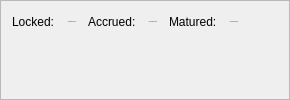
    <widget class="QFrame" name="frame_3">
     <property name="frameShape">
      <enum>QFrame::StyledPanel</enum>
     </property>
     <property name="frameShadow">
      <enum>QFrame::Raised</enum>
     </property>
     <layout class="QVBoxLayout" name="verticalLayout_5">
      <property name="spacing">
       <number>6</number>
      </property>
      <property name="sizeConstraint">
       <enum>QLayout::SetDefaultConstraint</enum>
      </property>
      <item>
       <layout class="QGridLayout" name="gridLayout_2" rowstretch="0,0,0" columnstretch="0,0,0,0,0,0,0">
        <property name="spacing">
         <number>12</number>
        </property>
        <item row="0" column="6">
         <spacer name="horizontalSpacer_4">
          <property name="orientation">
           <enum>Qt::Horizontal</enum>
          </property>
          <property name="sizeHint" stdset="0">
           <size>
            <width>40</width>
            <height>20</height>
           </size>
          </property>
         </spacer>
        </item>
        <item row="0" column="4">
         <widget class="QLabel" name="labelMaturedText">
          <property name="text">
           <string>Matured:</string>
          </property>
         </widget>
        </item>
        <item row="0" column="5">
         <widget class="QLabel" name="labelMatured">
          <property name="font">
           <font>
            <pointsize>-1</pointsize>
           </font>
          </property>
          <property name="cursor">
           <cursorShape>IBeamCursor</cursorShape>
          </property>
          <property name="toolTip">
           <string>Your total balance of matured deposits that are currently not earning any interest.</string>
          </property>
          <property name="text">
           <string notr="true">0.000 000 00 TINC</string>
          </property>
          <property name="alignment">
           <set>Qt::AlignRight|Qt::AlignTrailing|Qt::AlignVCenter</set>
          </property>
          <property name="textInteractionFlags">
           <set>Qt::LinksAccessibleByMouse|Qt::TextSelectableByKeyboard|Qt::TextSelectableByMouse</set>
          </property>
         </widget>
        </item>
        <item row="0" column="0">
         <widget class="QLabel" name="labellockedtext">
          <property name="text">
           <string>Locked:</string>
          </property>
         </widget>
        </item>
        <item row="0" column="2">
         <widget class="QLabel" name="labelaccruedtext">
          <property name="text">
           <string>Accrued:</string>
          </property>
         </widget>
        </item>
        <item row="0" column="1">
         <widget class="QLabel" name="labellocked">
          <property name="font">
           <font>
            <pointsize>-1</pointsize>
           </font>
          </property>
          <property name="cursor">
           <cursorShape>IBeamCursor</cursorShape>
          </property>
          <property name="toolTip">
           <string>Your total locked/invested balance in term deposits.</string>
          </property>
          <property name="text">
           <string notr="true">0.000 000 00 TINC</string>
          </property>
          <property name="alignment">
           <set>Qt::AlignRight|Qt::AlignTrailing|Qt::AlignVCenter</set>
          </property>
          <property name="textInteractionFlags">
           <set>Qt::LinksAccessibleByMouse|Qt::TextSelectableByKeyboard|Qt::TextSelectableByMouse</set>
          </property>
         </widget>
        </item>
        <item row="0" column="3">
         <widget class="QLabel" name="labelaccrued">
          <property name="font">
           <font>
            <pointsize>-1</pointsize>
           </font>
          </property>
          <property name="cursor">
           <cursorShape>IBeamCursor</cursorShape>
          </property>
          <property name="toolTip">
           <string>Your total balance of accrued interests, that have not matured yet.</string>
          </property>
          <property name="text">
           <string notr="true">0.000 000 00 TINC</string>
          </property>
          <property name="alignment">
           <set>Qt::AlignRight|Qt::AlignTrailing|Qt::AlignVCenter</set>
          </property>
          <property name="textInteractionFlags">
           <set>Qt::LinksAccessibleByMouse|Qt::TextSelectableByKeyboard|Qt::TextSelectableByMouse</set>
          </property>
         </widget>
        </item>
        <item row="2" column="0">
         <spacer name="verticalSpacer_3">
          <property name="orientation">
           <enum>Qt::Vertical</enum>
          </property>
          <property name="sizeHint" stdset="0">
           <size>
            <width>20</width>
            <height>40</height>
           </size>
          </property>
         </spacer>
        </item>
       </layout>
      </item>
     </layout>
    </widget>
